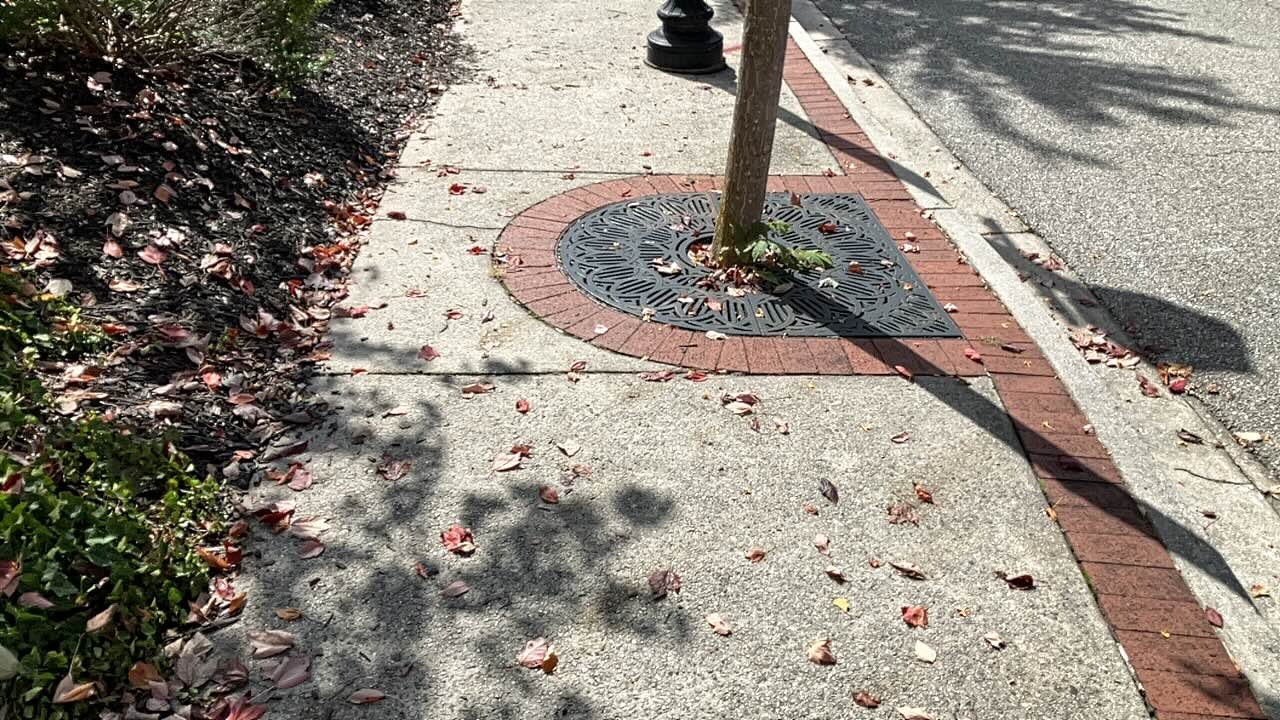
#> input picture 1758997612945.jpg, 1280 x 720 px
$ python disparitymap.py 1758997612945.jpg 1758997612945.jpg
#> lines starting #> are read from the running program, lines starting #| are printed output that depends on the picture
###############################################################
def createDisparityMap(imgA, imgB):
  stereo = cv2.StereoBM_create(numDisparities=1024, blockSize=5)
  disparityMap = stereo.compute(imgA, imgB)

  return disparityMap

def findDepth(dMap, B, f, percentile=99):
  # Un-scale by 16 (auto scaled by StereoBM)
  disp = dMap.astype(np.float32) / 16.0

  # Calculate depth using a top percentile (default 99th) of disparity
  # This account for noise that can give false depth estimates
  top_disp = np.percentile(disp, percentile)
  depth = f * B / top_disp

  return depth

###############################################################
if __name__ == "__main__":
  import sys
  import cv2
  import numpy as np
  import matplotlib.pyplot as plt

  if len(sys.argv) != 3:
    print("Usage: python disparitymap.py <left_img.jpg> <right_img.jpg>")
    sys.exit(1)

  # Baseline distance in meters
  B = 1.98

  # Focal length in pixels
  f = 1030.21

  # Open image files
  fileA = sys.argv[1]
  fileB = sys.argv[2]
  imgA = cv2.imread(fileA, cv2.IMREAD_GRAYSCALE)
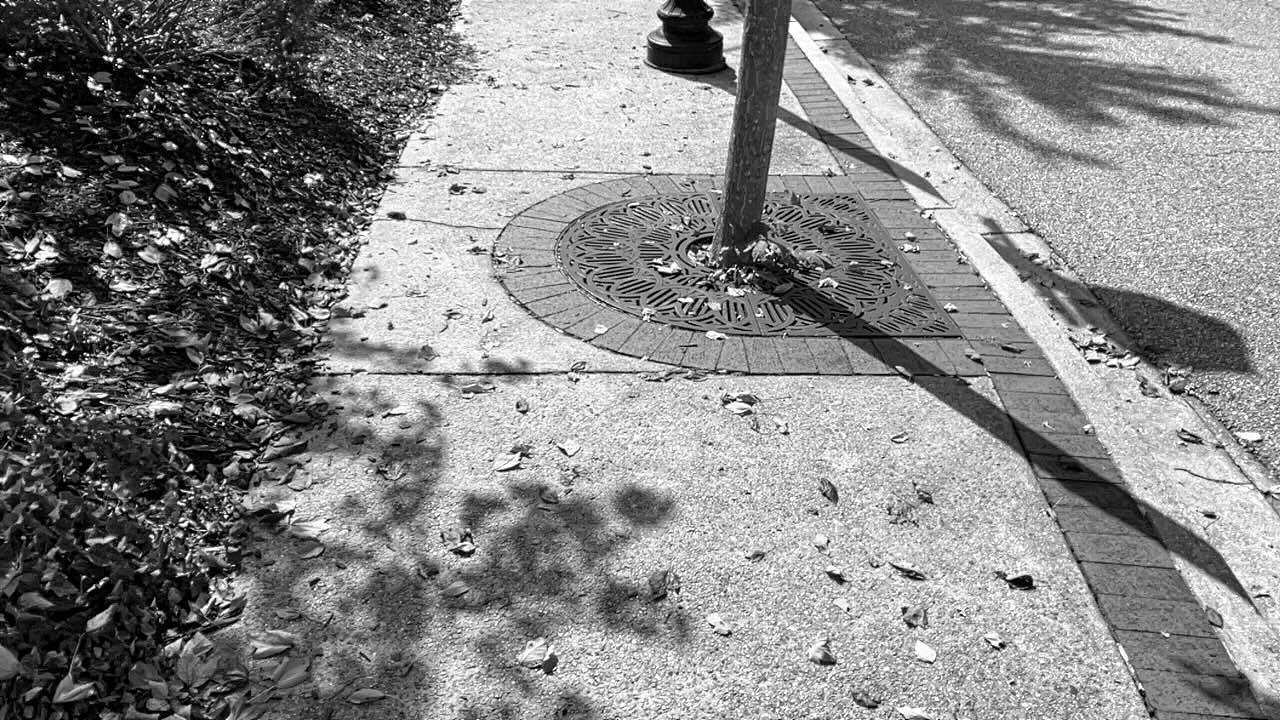
#> imgA: shape (720, 1280); min 0, max 255, mean 134.3
  imgB = cv2.imread(fileB, cv2.IMREAD_GRAYSCALE)
  if imgA is None or imgB is None:
    print("Error: Failed to load images.")
    exit(1)
  elif imgA.shape != imgB.shape:
    print("Error: Images are not the same size.")
    exit(1)

  # Create and display disparity map
  disparityMap = createDisparityMap(imgA, imgB)
#> in createDisparityMap, `disparityMap = stereo.compute(imgA, imgB)`:
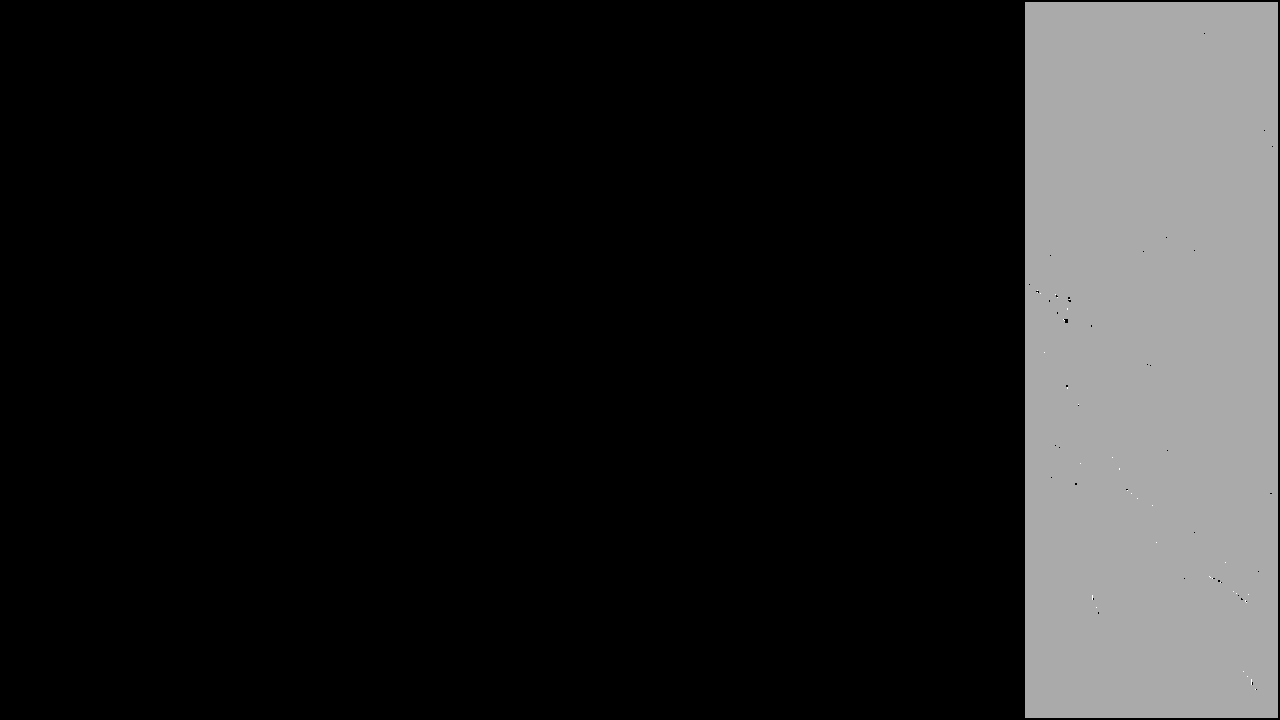
#> disparityMap: shape (720, 1280) int16; min -16, max 8, mean -12.86; drawn with min black and max white
  plt.imshow(disparityMap, 'gray')
  plt.show()

  # Calculate depth
  depth = findDepth(disparityMap, B, f)
#> in findDepth, `top_disp = np.percentile(disp, percentile)`: top_disp = 0
#> in findDepth, `depth = f * B / top_disp`: depth = inf
#> depth = inf
  print(f"Distance to closest object: {depth:.1f} meters")
#| Distance to closest object: inf meters
